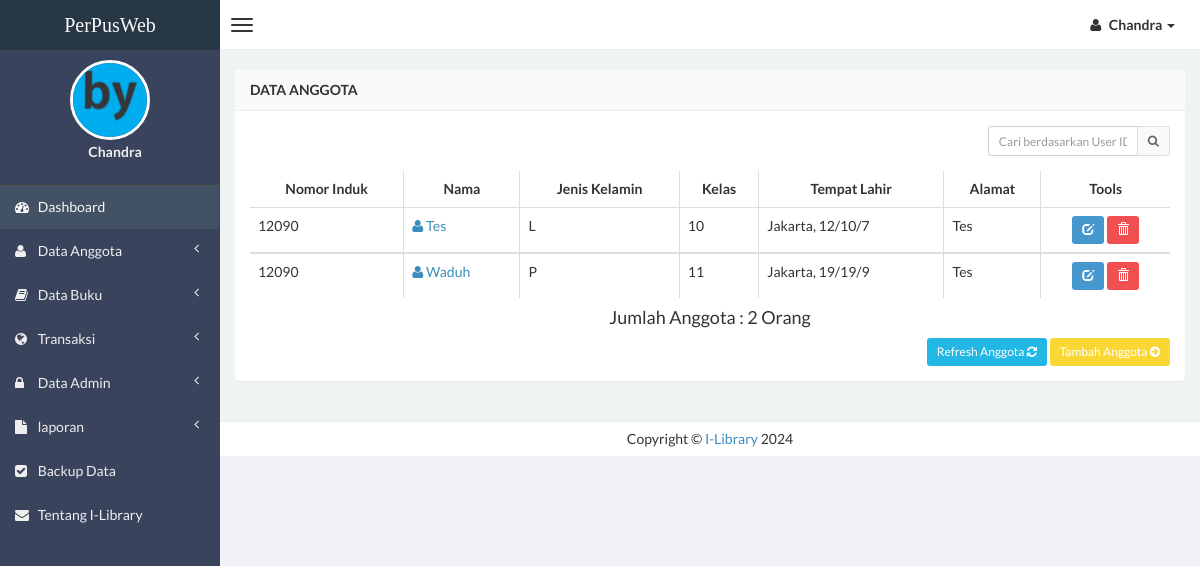
Before: /admin/anggota.php (signed in) with the older database file.
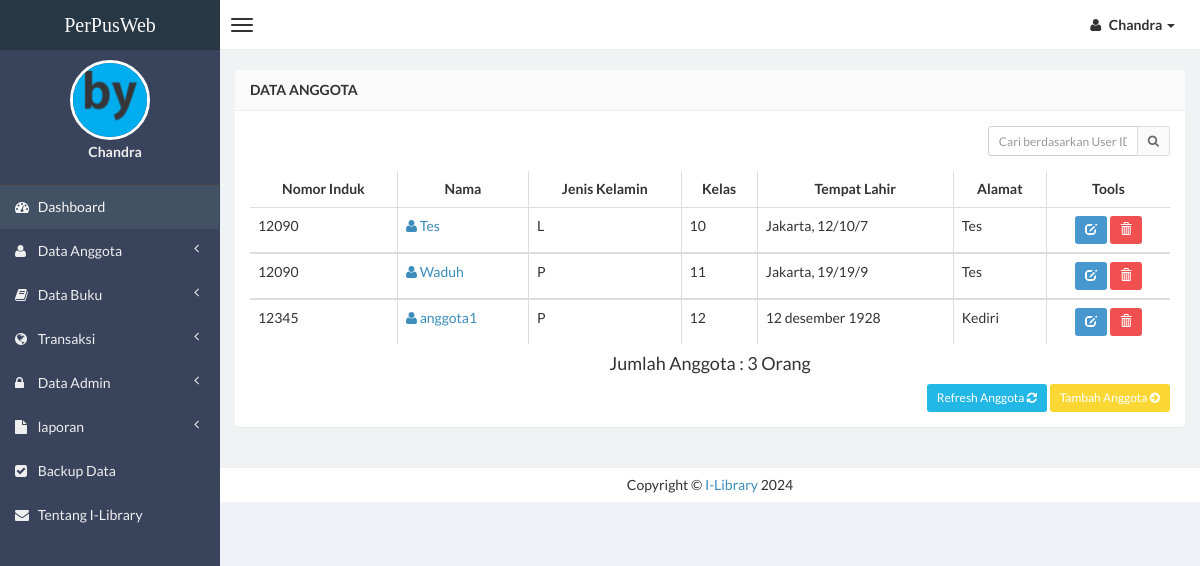
After: the same page with the newer database file.
### tables this page shows
CREATE TABLE `data_anggota` (
  `id` int(4) NOT NULL,
  `no_induk` varchar(5) NOT NULL,
  `nama` varchar(150) NOT NULL,
  `jk` varchar(2) NOT NULL,
  `kelas` varchar(5) NOT NULL,
  `ttl` varchar(100) NOT NULL,
  `alamat` varchar(250) NOT NULL,
  `foto` varchar(75) NOT NULL
);

### admin/anggota.php (the view, shortened to what this page needs)
<?php
if (empty($_SESSION['username'])){
	header('location:../index.php');
} else {
?>
<!DOCTYPE html>
<html>
<head>
    <link href="../css/bootstrap.min.css" rel="stylesheet" type="text/css" />
    <link href="../css/font-awesome.min.css" rel="stylesheet" type="text/css" />
    <link href="../css/ionicons.min.css" rel="stylesheet" type="text/css" />
    <link href="../css/morris/morris.css" rel="stylesheet" type="text/css" />
    <link href="../css/jvectormap/jquery-jvectormap-1.2.2.css" rel="stylesheet" type="text/css" />
    <link href="../css/datepicker/datepicker3.css" rel="stylesheet" type="text/css" />
    <link href="../css/daterangepicker/daterangepicker-bs3.css" rel="stylesheet" type="text/css" />
    <link href="../css/iCheck/all.css" rel="stylesheet" type="text/css" />
    <link href="../css/style.css" rel="stylesheet" type="text/css" />
      </head>
      <body class="skin-black">
        <header class="header">
            <a href="index.php" class="logo">
                PerPusWeb
            </a>
            <nav class="navbar navbar-static-top" role="navigation">
                <a href="#" class="navbar-btn sidebar-toggle" data-toggle="offcanvas" role="button">
                    <span class="icon-bar"></span>
                    <span class="icon-bar"></span>
                    <span class="icon-bar"></span>
                </a>
                <div class="navbar-right">
                    <ul class="nav navbar-nav">
                        <li class="dropdown user user-menu">
                            <a href="#" class="dropdown-toggle" data-toggle="dropdown">
                                <i class="fa fa-user"></i>
                                <span><?php echo $_SESSION['fullname']; ?> <i class="caret"></i></span>
                            </a>
                                </li>
                            </ul>
                        </div>
                    </nav>
                </header>
<?php } ?>
                <div class="wrapper row-offcanvas row-offcanvas-left">
                    <aside class="left-side sidebar-offcanvas">
                        <section class="sidebar">
                            <div class="user-panel">
                                <div>
                                    <center><img src="<?php echo $_SESSION['gambar']; ?>" height="80" width="80" class="img-circle" alt="User Image" style="border: 3px solid white;" /></center>
                                </div>
                                <div class="info">
                                    <center><p><?php echo $_SESSION['fullname']; ?></p></center>
                                </div>
                            </div>
                            <?php include "menu.php"; ?>
                        </section>
                    </aside>
                    <aside class="right-side">
                <section class="content">
                    <div class="row">
                        <div class="col-xs-12">
                            <div class="panel">
                                <header class="panel-heading">
                                    <b>Data Anggota</b>
                                </header>
                                <div class="panel-body table-responsive">
                                    <div class="box-tools m-b-15">
                                    <form action="anggota.php" method="POST">
                                        <div class="input-group">
                                        <input type='text' class="form-control input-sm pull-right" style="width: 150px;"  name='qcari' placeholder='Cari berdasarkan User ID dan Username' required />
                                            <div class="input-group-btn">
                                                <button class="btn btn-sm btn-default" type="submit"><i class="fa fa-search"></i></button>
                                            </div>
                                        </div>
                                    </form>
                                    </div>
                                    <?php
                    $query1="select * from data_anggota";
                    $tampil=mysql_query($query1) or die(mysql_error());
                    ?>
                                    <table id="example" class="table table-hover table-bordered">
                  <thead>
                      <tr>
                        <th><center>Nomor Induk </center></th>
                        <th><center>Nama </center></th>
                        <th><center>Jenis Kelamin </center></th>
                        <th><center>Kelas </center></th>
                        <th><center>Tempat Lahir </center></th>
                        <th><center>Alamat </center></th>
                        <th><center>Tools</center></th>
                      </tr>
                  </thead>
                     <?php while($data=mysql_fetch_array($tampil))
                    { ?>
                    <tbody>
                    <tr>
                    <td><?php echo $data['no_induk']; ?></td>
                    <td><a href="detail-anggota.php?hal=edit&kd=<?php echo $data['id'];?>"><span class="fa fa-user"></span> <?php echo $data['nama']; ?></a></td>
                    <td><?php echo $data['jk'];?></td>
                    <td><?php echo $data['kelas'];?></td>
                    <td><?php echo $data['ttl'];?></td>
                    <td><?php echo $data['alamat'];?></td>
                    <td><center><div id="thanks"><a class="btn btn-sm btn-primary" data-placement="bottom" data-toggle="tooltip" title="Edit Anggota" href="edit-anggota.php?hal=edit&kd=<?php echo $data['id'];?>"><span class="glyphicon glyphicon-edit"></span></a>
                    <a onclick="return confirm ('Yakin hapus <?php echo $data['nama'];?>.?');" class="btn btn-sm btn-danger tooltips" data-placement="bottom" data-toggle="tooltip" title="Hapus Anggota" href="hapus-anggota.php?hal=hapus&kd=<?php echo $data['id'];?>"><span class="glyphicon glyphicon-trash"></a></center></td></tr></div>
                 <?php
              }
              ?>
                  <?php $tampil=mysql_query("select * from data_anggota order by id");
                        $user=mysql_num_rows($tampil);
                    ?>
                  <center><h4>Jumlah Anggota : <?php echo "$user"; ?> Orang </h4> </center>
                <div class="text-right" style="margin-top: 10px;">
                 <a href="anggota.php" class="btn btn-sm btn-info">Refresh Anggota <i class="fa fa-refresh"></i></a> <a href="input-anggota.php" class="btn btn-sm btn-warning">Tambah Anggota <i class="fa fa-arrow-circle-right"></i></a>
                </div>
                                </div>
                            </div>
                        </div>
                <div class="footer-main">
                    Copyright &copy <a href="http://www.hakkoblogs.com" target="_blank">I-Library</a> 2024
                </div>
</body>
</html>

### admin/menu.php (shortened to what this page needs)
<ul class="sidebar-menu">
    <li class="active">
        <a href="index.php">
            <i class="fa fa-dashboard"></i> <span>Dashboard</span>
        </a>
    </li>
    <li class="treeview">
    <a href="#">
        <i class="fa fa-user"></i>
        <span>Data Anggota</span>
        <i class="fa fa-angle-left pull-right"></i>
    </a>
    </li>
    <li class="treeview">
    <a href="#">
        <i class="fa fa-book"></i>
        <span>Data Buku</span>
        <i class="fa fa-angle-left pull-right"></i>
    </a>
    </li>
    <li class="treeview">
    <a href="#">
        <i class="fa fa-globe"></i>
        <span>Transaksi</span>
        <i class="fa fa-angle-left pull-right"></i>
    </a>
    </li>
    <li class="treeview">
    <a href="#">
        <i class="fa fa-lock"></i>
        <span>Data Admin</span>
        <i class="fa fa-angle-left pull-right"></i>
    </a>
    </li>
    <li class="treeview">
    <a href="#">
        <i class="fa fa-file"></i>
        <span>laporan</span>
        <i class="fa fa-angle-left pull-right"></i>
    </a>
    </li>
    <li>
        <a href="backup.php">
            <i class="fa fa-check-square"></i> <span>Backup Data</span>
        </a>
    </li>
    <li>
        <a href="tentang.php">
            <i class="fa fa-envelope"></i> <span>Tentang I-Library</span>
        </a>
    </li>
</ul>

Changed rows visible on the page:
added data_anggota: no_induk "12345", nama "anggota1", jk "P", kelas "12", ttl "12 desember 1928", alamat "Kediri"
Other visible differences:
$user: "2" → "3"
